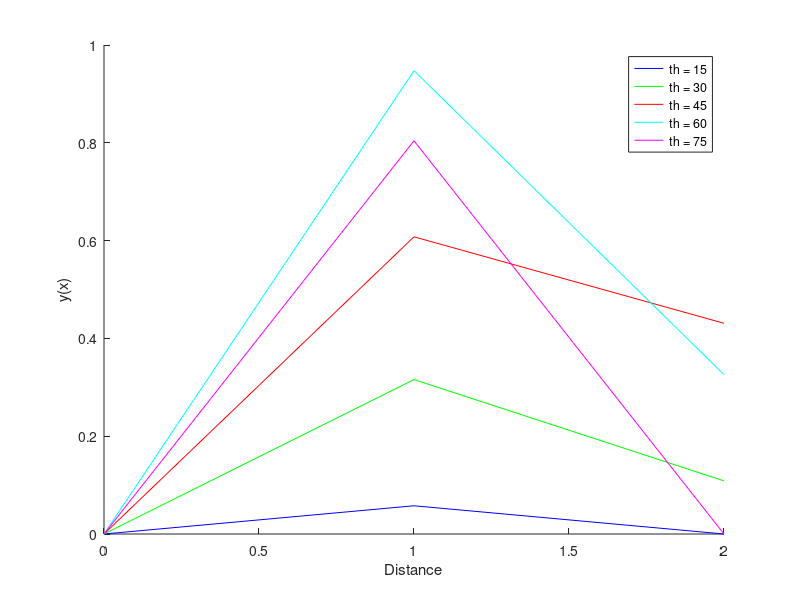

Recreate this plot in MATLAB.
clc
clear
format compact
close all
%Use v0 = 50
g = 9.8067;
th = [15:15:75];
v0 = input('Enter v0: ');
max_D = max(v0^2*sind(2*th)/g);
x = [0:max_D];
a = tand(th);
b = g./(2*(v0*cosd(th)).^2);
colors = ['b','g','r','c','m'];
hold on
for i = 1:length(th)
    y = a(i)*x-b(i)*x.^2;
    y_pos = y(find(y>=0))
    new_y = [y_pos,0*[length(y_pos):max_D]]
    plot(x,new_y,colors(i))
end
xlabel('Distance')
ylabel('y(x)')
legend('th = 15','th = 30','th = 45','th = 60','th = 75','location','best')
hold off